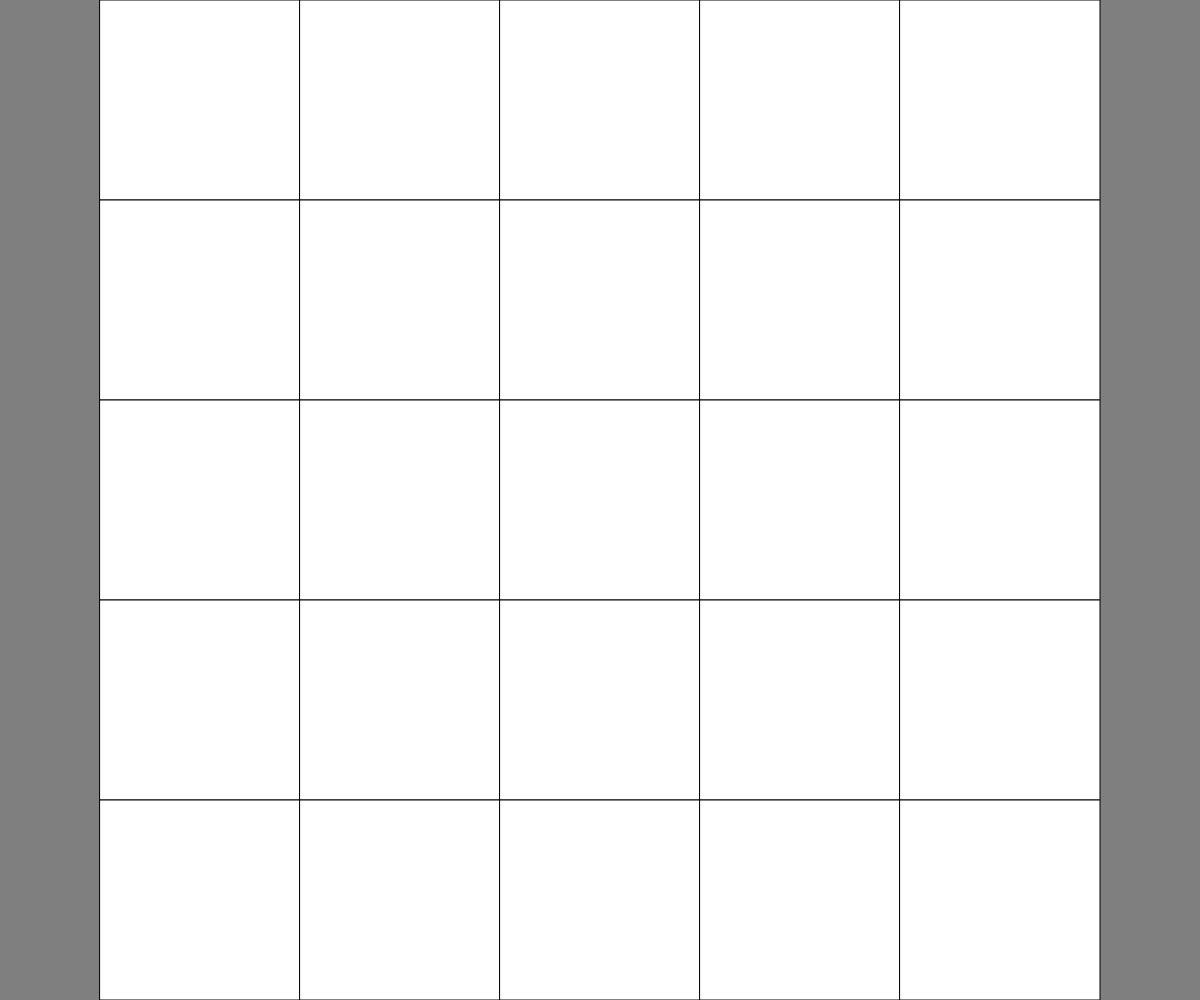
Frame 1 (no input)
Frame 60 (no input): identical to frame 1, image omitted
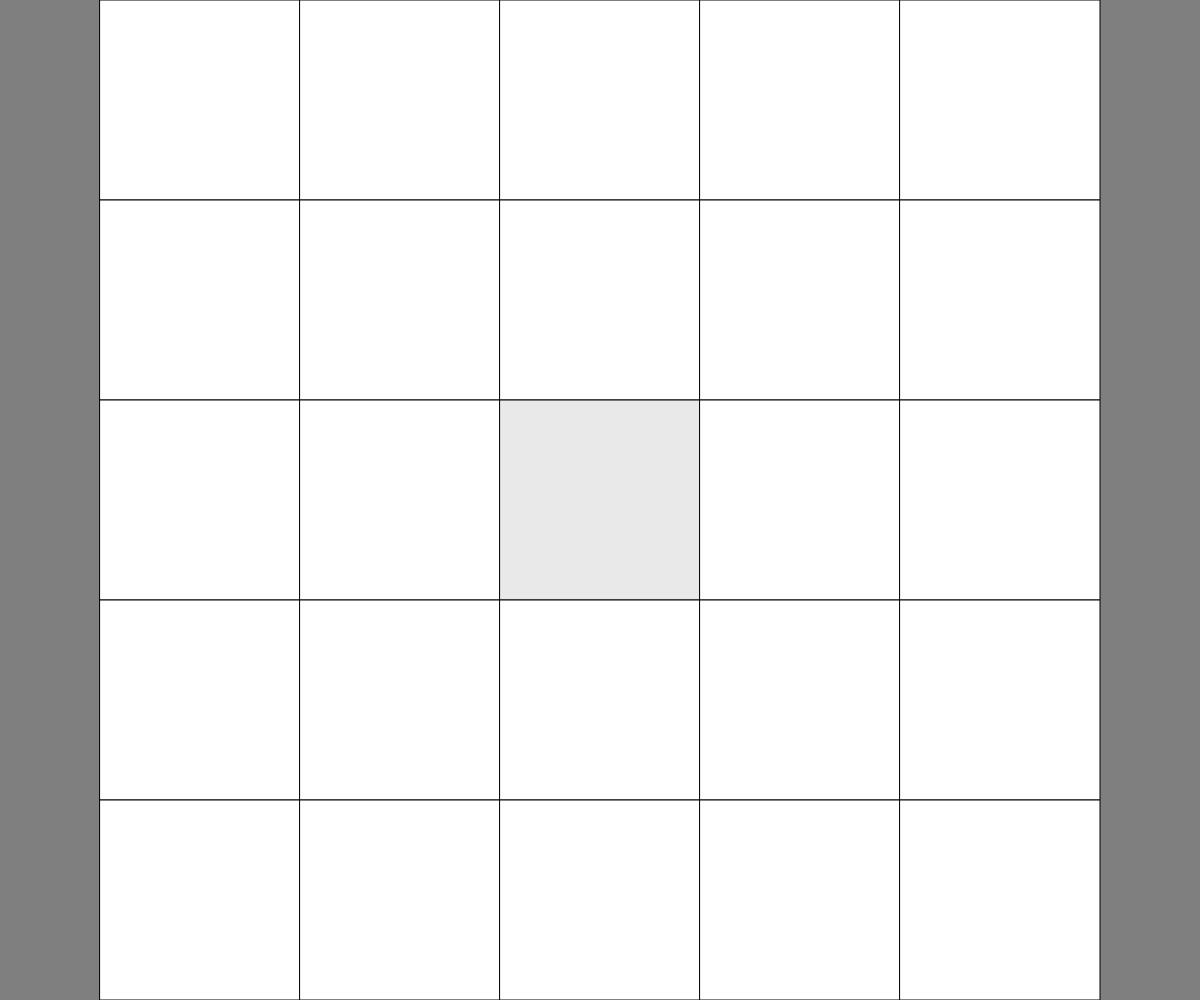
Frame 120 (the mouse pressed at the canvas centre since frame 60)

The p5.js sketch that drew these frames (run headless with seeded random() and noise() and a simulated clock; from frame 60 on, the mouse is pressed at the canvas centre):

// p5.js sketch
// ── sketch.js
const tilesAmount = 5;
var gridX, gridY, tileSize;
var tiles = [];
var lidTiles;

function setup() {
  for (var i = 0; i < tilesAmount; i++) {
    for (var j = 0; j < tilesAmount; j++) {
      tiles.push(new Tile(i, j));
    }
  }
  lidTiles = tilesAmount * tilesAmount;
  createCanvas(windowWidth, windowHeight);
  windowResized();
}

function draw() {
  clear();
  background(127);
  for (var i = 0; i < tiles.length; i++) {
    tiles[i].display();
  }
}

function mouseClicked() {
  for (var i = 0; i < tiles.length; i++) {
    if (tiles[i].mouseOver()) {
      invertTile(i);
    }
  }
}

function invertTile(i) {
  var vx = i % tilesAmount;
  var vy = floor(i / tilesAmount);

  tiles[i].s = !tiles[i].s;
  lidTiles += tiles[i].s ? 1 : -1;

  if (vx > 0) {
    tiles[i - 1].s = !tiles[i - 1].s;
    lidTiles += tiles[i - 1].s ? 1 : -1;
  }
  if (vx < tilesAmount - 1) {
    tiles[i + 1].s = !tiles[i + 1].s;
    lidTiles += tiles[i + 1].s ? 1 : -1;
  }
  if (vy > 0) {
    tiles[i - tilesAmount].s = !tiles[i - tilesAmount].s;
    lidTiles += tiles[i - tilesAmount].s ? 1 : -1;
  }
  if (vy < tilesAmount - 1) {
    tiles[i + tilesAmount].s = !tiles[i + tilesAmount].s;
    lidTiles += tiles[i + tilesAmount].s ? 1 : -1;
  }
  console.log(lidTiles);
}

function windowResized() {
  resizeCanvas(windowWidth, windowHeight);
  tileSize = min(windowWidth, windowHeight) / tilesAmount;
  gridX = (windowWidth - tileSize * tilesAmount) / 2;
  gridY = (windowHeight - tileSize * tilesAmount) / 2;
}

// Tile class
function Tile(x, y) {
  this.x = x;
  this.y = y;
  this.s = true;
  this.c = 255;
  
  this.display = function() {
    if (this.s && this.mouseOver()) {
      fill(233);
    }
    if (this.s && !this.mouseOver()) {
      fill(255);
    }
    if (!this.s && this.mouseOver()) {
      fill(33);
    }
    if (!this.s && !this.mouseOver()) {
      fill(0);
    }
    
    stroke(0);
    rect(gridX + this.x * tileSize, gridY + this.y * tileSize, tileSize, tileSize);
  }
  
  this.mouseOver = function() {
    return (mouseX >= gridX + this.x * tileSize && mouseY > gridY + this.y * tileSize && mouseX < gridX + this.x * tileSize + tileSize && mouseY < gridY + this.y * tileSize + tileSize);
  }
  
  
}
